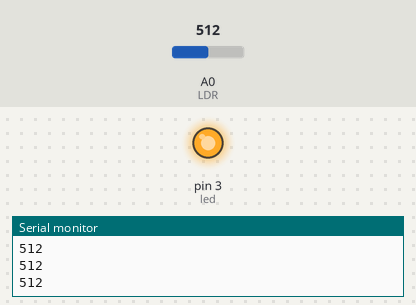
A sketch run on a simulated Arduino Uno, built with avr-gcc and run on an emulated ATmega328P. Shown: output pins drawn as LEDs (lit = HIGH), the last lines printed to the serial monitor. The inputs (shaded band) are chosen by the test bench; at power-on: A0 (LDR) = 512.

Above: at 1.2 s.
1.3 s: A0 (LDR) set to 890
2.8 s: A0 (LDR) set to 910
At 4.0 s:
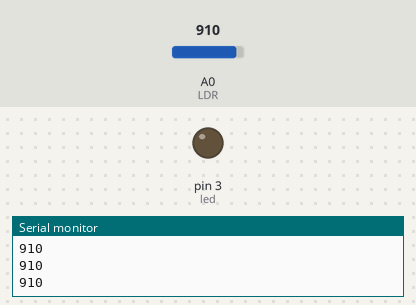
4.3 s: A0 (LDR) set to 865
5.8 s: A0 (LDR) set to 832
At 7.0 s:
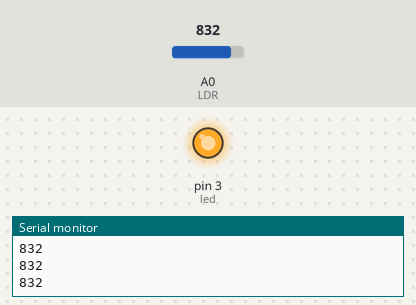
7.3 s: A0 (LDR) set to 1023
At 8.4 s:
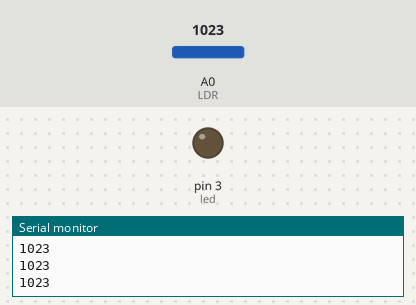
Timing chart, 0 to 9.8 s (numbered marks = the images above; inputs shaded):
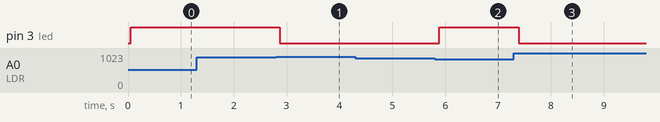

The sketch:

08_ldr_isik.ino
```cpp
#define led 3 // 3.pinde LED oldugunu tanimliyoruz.

void setup() {
  pinMode(led, OUTPUT); // LED'in cikis elemani oldugunu belirtiyoruz.
  Serial.begin(9600);   // 9600 Baundluk bir seri haberlesme baslatiyoruz.
}

void loop() {
  int isik = analogRead(A0);  // Isik degiskenini A0 pinindeki LDR ile okuyoruz.
  Serial.println(isik);   // Okunan degeri seri iletisim ekranina yansitiyoruz.
  delay(50);

  if(isik > 900) {  // Okunan isik degeri 900'den buyuk ise
    digitalWrite(led, LOW); // LED yanmasin.
  }

  if(isik < 850) {  // Okunan isik degeri 850'den kucuk ise
    digitalWrite(led, HIGH);  // LED yansin.
  }
}
```

Measured:
- the behaviour switches between 900 and 901 on A0 (LDR) (found by bisection; images 0 and 1)
- the behaviour switches between 850 and 849 on A0 (LDR) (found by bisection; images 1 and 2)
- after the input at 2.8 s, pin 3 (led): HIGH → LOW after 0.07 s
- after the input at 5.8 s, pin 3 (led): LOW → HIGH after 0.08 s
- after the input at 7.3 s, pin 3 (led): HIGH → LOW after 0.09 s
